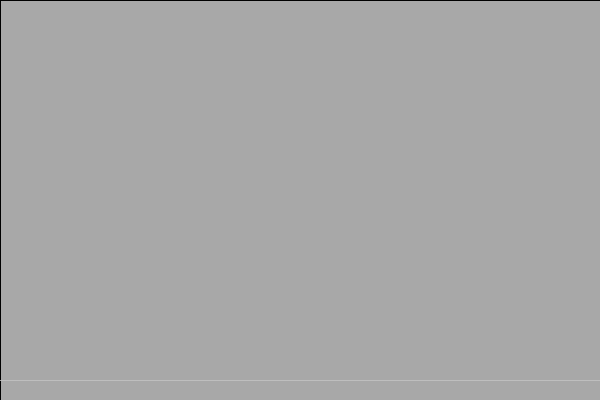
Frame 1 (no input)
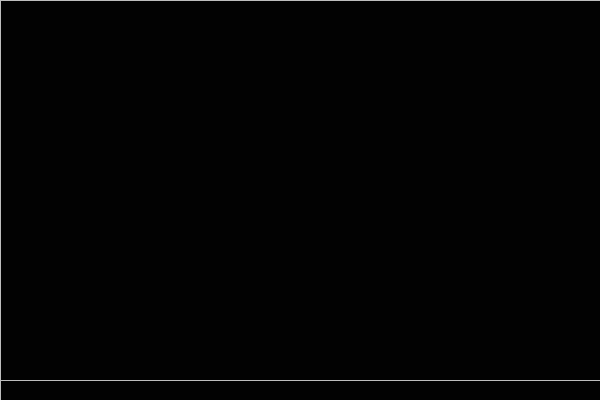
Frame 60 (the mouse pressed at the canvas centre just before this capture)
Frame 120 (the mouse held since frame 60 and released just before this capture): identical to frame 60, image omitted

The Processing sketch that drew these frames (run headless with seeded random() and noise(); from frame 60 on, the mouse is pressed at the canvas centre):

// Processing sketch: processing_68318
// ── processing_68318.pde

int WIDTH = 600;
int HEIGHT = 400;
ArrayList pts = new ArrayList();

float cr, cg, cb;

void setup()
{
  size(600,400);
  cr = random(100)+50;
  cg = random(100)+50;
  cb = random(100)+50;
}

void draw()
{
  fill(0,45);
  rect(0,0,WIDTH,HEIGHT);
  fill(255);
  
  for (int i = 0; i < pts.size(); i++)
  {
    Particle p = (Particle) pts.get(i);
  
    p.update();
    p.display();
    
    for (int j = 0; j < pts.size(); j++)
    {
      if (i == j)
      {
        continue;
      }
      else
      {
        Particle q = (Particle) pts.get(j);
        if (p.checkCollision(q) == true)
        {
          p.collide();
          q.collide();
          int[] r = new int[10];
          for (int count = 0; count < 5; count++)
          {
            r[count*2] = floor(p.getx());
            r[(count*2)+1] = floor(p.gety());
          }
          for (int count = 0; count < 5; count++)
          {
            for (int count2 = 0; count2 < pts.size(); count2++)
            {
              if (pts.size() < 6)
              {
                strokeWeight(floor(random(pts.size()))+1);
              }
              else
              {
                strokeWeight(floor(random(6))+1);
              }
              stroke(0,random(200),random(80)+160);
              int nr1 = floor(random(201)) - 100;
              int nr2 = floor(random(201)) - 100;
              line(r[count*2],r[(count*2)+1],r[count*2]+nr1,r[(count*2)+1]+nr2);
              r[count*2] += nr1;
              r[(count*2)+1] += nr2;
            }
          }
          strokeWeight(1);
        }
        stroke(cr,cg,cb);
        cr += random(8)-4;
        cg += random(8)-4;
        cb += random(8)-4;
        if (cr < 50) {cr = 50;} else if (cr > 150) {cr = 150;}
        if (cg < 50) {cg = 50;} else if (cg > 150) {cg = 150;}
        if (cb < 50) {cb = 50;} else if (cr > 150) {cb = 150;}
        line(p.getx(),p.gety(),q.getx(),q.gety());
        stroke(190);
      }
    }
  
    if (mousePressed && mouseButton == LEFT && i == pts.size()-1)
    {
      p.snap(mouseX,mouseY);
    }
    
    if (p.getx() < -30 || p.getx() > WIDTH+30 || p.gety() > HEIGHT+30)
    {
      pts.remove(i);
    }
  }
  
  stroke(190);
  line(0,HEIGHT-20,WIDTH,HEIGHT-20);
}

void mousePressed()
{
  if (mouseButton == LEFT)
  {
    pts.add(new Particle(mouseX,mouseY,0.0,0.0));
  }
  if (mouseButton == RIGHT)
  {
    for (int i = pts.size()-1; i >= 0; i--)
    {
      pts.remove(i);
    }
  }
}

void mouseReleased()
{
  if (mouseButton == LEFT)
  {
    Particle p = (Particle) pts.get(pts.size()-1);
    p.release(mouseX,mouseY,pmouseX,pmouseY);
  }
}

class Particle
{
  float x;
  float y;
  float mx;
  float my;
  color c;
  
  Particle(float x, float y, float mx, float my)
  {
    this.x = x;
    this.y = y;
    this.mx = mx;
    this.my = my;
    
    c = color(random(150)+100,random(150)+100,random(150)+100);
  }
  
  void snap(float x, float y)
  {
    this.x = x;
    this.y = y;
    mx = 0;
    my = 0;
  }
  
  void release(float x1, float y1, float x2, float y2)
  {
    mx = x1-x2;
    my = y1-y2;
    
    if (my == 0)
    {
      my = 1;
    }
  }
  
  void update()
  {
    mx *= 0.996;    
    x += mx;
    y += my;
    
    if (x < 0 || x > WIDTH)
    {
      mx = -mx;
    }
    
    if (y > HEIGHT-20)
    {
      //my *= 0.95;
      my = -my;
    }
    else if (my > 0.0)
    {
      my *= 1.1;
      if (my > 15)
      {
        my = 15;
      }
    }
    else if (my < 0.0)
    {
      my *= 0.9;
      if (my > -1)
      {
        my = 1;
      }
    }
  }
  
  void display()
  {
    fill(c);
    ellipse(x,y,10,10);
  }
  
  boolean checkCollision(Particle q)
  {
    if (x < q.getx()+5 && x > q.getx()-5 && y < q.gety()+5 && y > q.gety()-5)
    {
      return true;
    }
    else
    {
      return false;
    }
  }
  
  void collide()
  {
    mx = -mx*2.0;
    my = -my*2.0;
    
    if (mx > 15)
    {
      mx = 15;
    }
    if (mx < -15)
    {
      mx = -15;
    }
  }
  
  float getx()
  {
    return x;
  }
  
  float gety()
  {
    return y;
  }
  
  float getmx()
  {
    return mx;
  }
  
  float getmy()
  {
    return my;
  }
  
  color getc()
  {
    return c;
  }
}
